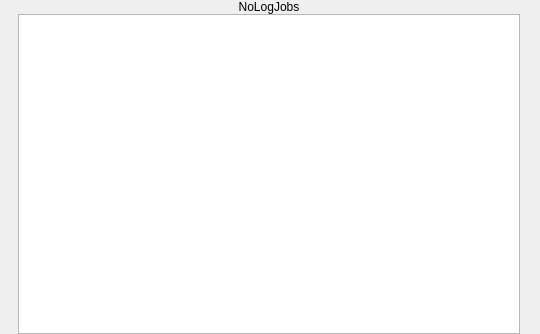
<?xml version="1.0" encoding="UTF-8"?>
<ui version="4.0">
 <class>C_SdNdeDalLogJobsOvWidget</class>
 <widget class="QWidget" name="C_SdNdeDalLogJobsOvWidget">
  <property name="geometry">
   <rect>
    <x>0</x>
    <y>0</y>
    <width>540</width>
    <height>334</height>
   </rect>
  </property>
  <property name="windowTitle">
   <string>C_SdNdeDalLogJobsOvWidget</string>
  </property>
  <layout class="QHBoxLayout" name="horizontalLayout">
   <property name="spacing">
    <number>0</number>
   </property>
   <property name="leftMargin">
    <number>18</number>
   </property>
   <property name="topMargin">
    <number>0</number>
   </property>
   <property name="rightMargin">
    <number>20</number>
   </property>
   <property name="bottomMargin">
    <number>0</number>
   </property>
   <item>
    <layout class="QVBoxLayout" name="verticalLayout">
     <property name="spacing">
      <number>0</number>
     </property>
     <item>
      <widget class="stw::opensyde_gui_elements::C_OgeLabToolTipBase" name="pc_LabelNoLogJobs">
       <property name="styleRole" stdset="0">
        <string>group-item</string>
       </property>
       <property name="text">
        <string>NoLogJobs</string>
       </property>
       <property name="alignment">
        <set>Qt::AlignCenter</set>
       </property>
      </widget>
     </item>
     <item>
      <widget class="stw::opensyde_gui::C_SdNdeDalLogJobsOvTableView" name="pc_TableView"/>
     </item>
    </layout>
   </item>
  </layout>
 </widget>
 <customwidgets>
  <customwidget>
   <class>stw::opensyde_gui_elements::C_OgeLabToolTipBase</class>
   <extends>QLabel</extends>
   <header>C_OgeLabToolTipBase.hpp</header>
  </customwidget>
  <customwidget>
   <class>stw::opensyde_gui::C_SdNdeDalLogJobsOvTableView</class>
   <extends>QTableView</extends>
   <header>C_SdNdeDalLogJobsOvTableView.hpp</header>
  </customwidget>
 </customwidgets>
 <resources/>
 <connections/>
</ui>
